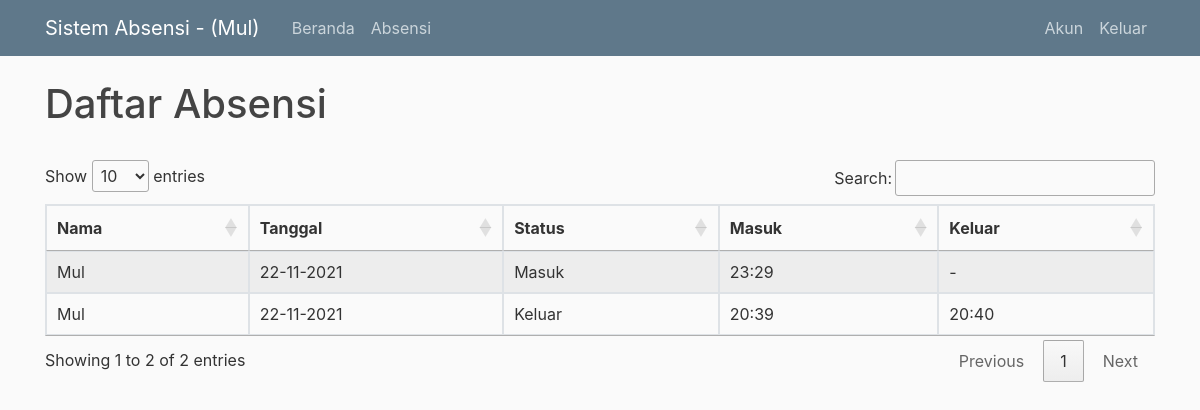
/home (signed in), run on the app's committed database.
### flaskblog/models.py (models this page shows, shortened)
class User(db.Model, UserMixin):
  id = db.Column(db.Integer, primary_key=True)
  username = db.Column(db.String(20), unique=True, nullable=False)
  email = db.Column(db.String(120), unique=True, nullable=False)
  image_file = db.Column(db.String(20), nullable=False)
  password = db.Column(db.String(60), nullable=False)
  face = db.relationship('Photo', backref='facePhotos', lazy=True)
  presence = db.relationship('Presence', backref="presencing", lazy="dynamic")

class Presence(db.Model):
  id = db.Column(db.Integer, primary_key=True)
  user_id = db.Column(db.Integer, db.ForeignKey('user.id'), nullable=False)
  status = db.Column(db.Text, nullable=False, default="Masuk")
  dateIn = db.Column(db.DateTime, nullable=False)
  dateOut = db.Column(db.DateTime, nullable=True)

### flaskblog/routes.py (the view)
@app.route("/")
@app.route("/home")
def home():
    recog_Camera.stop()
    camera.stop()
    presences = []
    try:
        if current_user.username == "admin":
            presences = Presence.query.all()
        else:
            presences = current_user.presence
    except:
        pass
    return render_template('home.html', presences=presences)

### flaskblog/camera.py (called while the page is built)
    def stop(self):
        logger.debug("Stopping thread")
        self.isrunning = False

### flaskblog/cameraRecog.py (called while the page is built)
    def stop(self):
        logger.debug("Stopping thread")
        self.isrunning = False

### flaskblog/models.py (called while the page is built)
@login_manager.user_loader
def load_user(user_id):
  return User.query.get(int(user_id))

### flaskblog/templates/home.html (shortened to what this page needs)
{% extends "layout.html" %}
{% block content %}
  <style>
    table.dataTable thead .sorting:after,
    table.dataTable thead .sorting:before,
    table.dataTable thead .sorting_asc:after,
    table.dataTable thead .sorting_asc:before,
    table.dataTable thead .sorting_asc_disabled:after,
    table.dataTable thead .sorting_asc_disabled:before,
    table.dataTable thead .sorting_desc:after,
    table.dataTable thead .sorting_desc:before,
    table.dataTable thead .sorting_desc_disabled:after,
    table.dataTable thead .sorting_desc_disabled:before {
      bottom: .5em;
      }
  </style>
  <h1>Daftar Absensi</h1>
  <br>
  {% if presences %}
    <table id="dtBasicExample" class="table table-striped table-bordered table-sm" cellspacing="0" width="100%">
      <thead>
        <tr>
          <th scope="col">Nama</th>
          <th scope="col">Tanggal</th>
          <th scope="col">Status</th>
          <th scope="col">Masuk</th>
          <th scope="col">Keluar</th>
        </tr>
      </thead>
      <tbody>
        {% for presence in presences %}
          <tr>
            <td>{{ presence.presencing.username }}</td>
            <td>{{ presence.dateIn.strftime("%d-%m-%Y") }}</td>
            <td>{{ presence.status }}</td>
            <td>{{ presence.dateIn.strftime("%H:%M") }}</td>
            <td>
              {% if presence.dateOut %}
                {{ presence.dateOut.strftime("%H:%M") }}
              {% else %}
                -
              {% endif %}
            </td>
          </tr>
        {% endfor %}
      </tbody>
    </table>
  {% else %}
    <div>Silahkan Login untuk melihat daftar absensi.</div>
  {% endif %}
{% endblock content %}

### flaskblog/templates/layout.html (shortened to what this page needs)
<!DOCTYPE html>
<html>
<head>
    <link rel="stylesheet" href="https://maxcdn.bootstrapcdn.com/bootstrap/4.0.0/css/bootstrap.min.css">
    <link href="https://cdn.datatables.net/1.11.3/css/jquery.dataTables.min.css" rel="stylesheet">
    <link rel="stylesheet" type="text/css" href="{{ url_for('static', filename='main.css') }}">
</head>
<body>
    <header class="site-header">
      <nav class="navbar navbar-expand-md navbar-dark bg-steel fixed-top">
        <div class="container">
          {% if current_user.is_authenticated %}
            <a class="navbar-brand mr-4" href="/">Sistem Absensi - ({{ current_user.username }})</a>
          {% else %}
            <a class="navbar-brand mr-4" href="/">Sistem Absensi</a>
          {% endif %}
          <div class="collapse navbar-collapse" id="navbarToggle">
            <div class="navbar-nav mr-auto">
              <a class="nav-item nav-link" href="{{ url_for('home') }}">Beranda</a>
              {% if current_user.is_authenticated %}
                <a class="nav-item nav-link" href="{{ url_for('recognition') }}">Absensi</a>
              {% endif %}
            </div>
            <div class="navbar-nav">
              {% if current_user.is_authenticated %}
                <a class="nav-item nav-link" href="{{ url_for('settings') }}">Akun</a>
                <a class="nav-item nav-link" href="{{ url_for('logout') }}">Keluar</a>
              {% else %}
                <a class="nav-item nav-link" href="{{ url_for('login') }}">Masuk</a>
              {% endif %}
            </div>
          </div>
        </div>
      </nav>
    </header>
    <main role="main" class="container">
      <div class="row">
        <div class="col-md-12">
          {% block content %}{% endblock %}
        </div>
      </div>
    </main>
   </body>
</html>

### flaskblog/static/main.css (style rules this page uses)
body { background: #fafafa; color: #333333; margin-top: 5rem; }
h1, h2, h3, h4, h5, h6 { color: #444444; }
.bg-steel { background-color: #5f788a; }
.site-header .navbar-nav .nav-link { color: #cbd5db; }

### flaskblog/templates/home.html (style rules this page uses)
table.dataTable thead .sorting:after, table.dataTable thead .sorting:before, table.dataTable thead .sorting_asc:after, table.dataTable thead .sorting_asc:before, table.dataTable thead .sorting_asc_disabled:after, table.dataTable thead .sorting_asc_disabled:before, table.dataTable thead .sorting_desc:after, table.dataTable thead .sorting_desc:before, table.dataTable thead .sorting_desc_disabled:after, table.dataTable thead .sorting_desc_disabled:before { bottom: .5em; }

### data on the page
User: username "Mul"
Presence: presencing.username "Mul", dateIn "22-11-2021", status "Keluar", dateIn "20:39", dateOut "20:40"
Presence: presencing.username "Mul", dateIn "22-11-2021", status "Masuk", dateIn "23:29"
